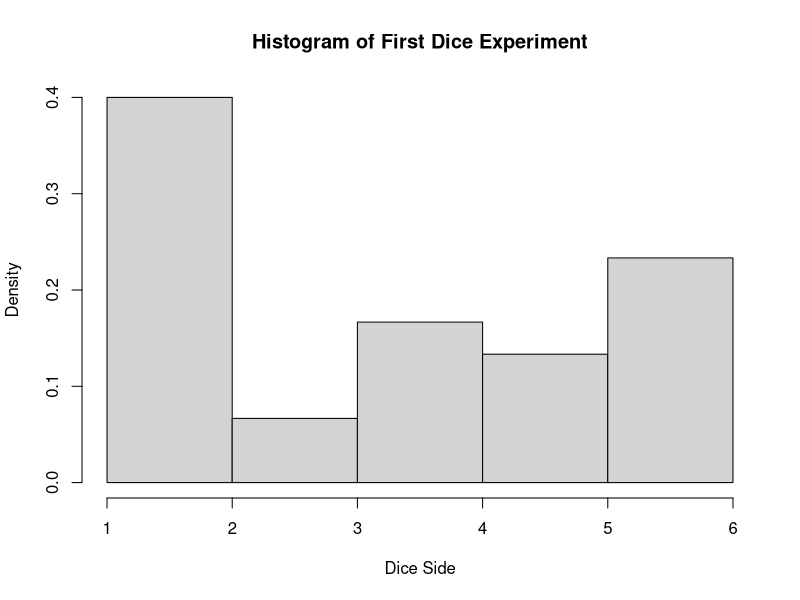
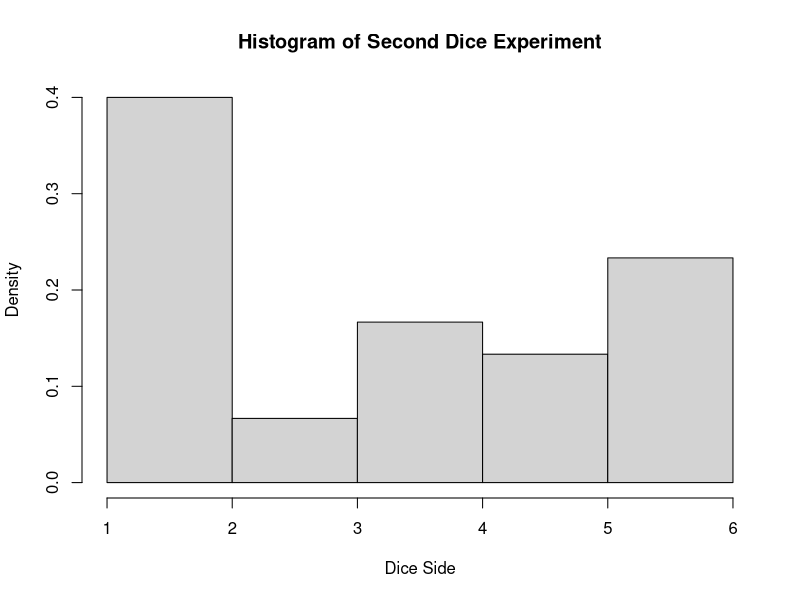
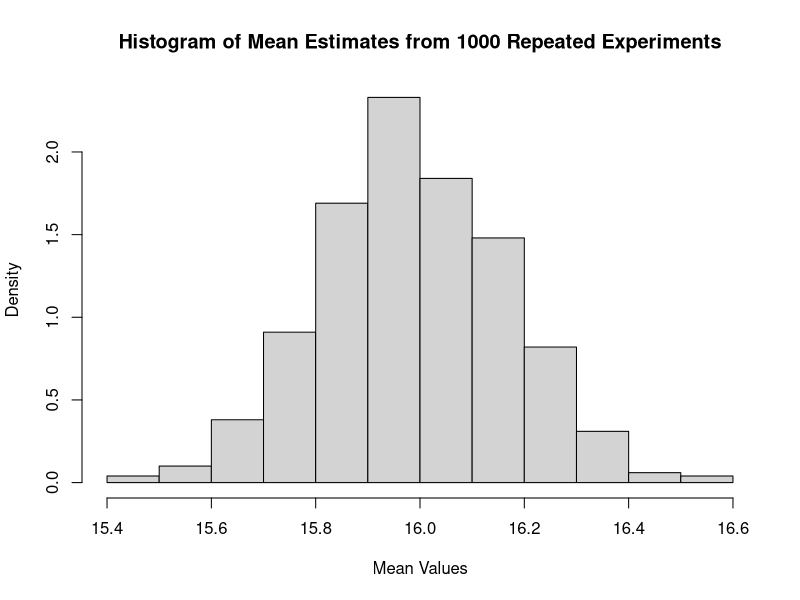

The R source for these figures, in order: (Note: this script raises an error after producing the figures.)
# Do not remove any of the comments. These are marked by #

# HW 6 - Due Wednesday Oct 31, 2018 in moodle and hardcopy in class.

# (1). Please upload R code and report to Moodle with filename: HW7_IS457_YourCourseID.
# (2). Turn in hard copy of your report in class.

# Please ensure that no identifying information (other than your class ID) is on your paper copy.

# Part 1: Unfair Dice Simulation 
## A die is not necessarily fair, in which case the probabilities for 6 sides are different.
## We will look at a way to simulate unfair dice rolls in R

##(1) Draw independently from a 6-side die with probability 2/7 for a six and 1/7 for others 30 times, 
## and save your result in a vector called roll1, make a histogram for the empirical density. (2 pt)

### Your code here
roll1<-sample(1:6, 30, replace=TRUE, prob = c(1/7,1/7,1/7,1/7,1/7,2/7))
hist(roll1, freq = FALSE, xlab = "Dice Side", main = "Histogram of First Dice Experiment")


##(2) Now, draw independently from a 6-side die with probability 2/7 for a six and 1/7 for others 3000 times, 
## and save your result in vector roll2, make a histogram for the empirical density. (2 pt)

### Your code here
roll2 <- sample(1:6, 3000, replace=TRUE, prob = c(1/7,1/7,1/7,1/7,1/7,2/7))
hist(roll1, freq = FALSE, xlab = "Dice Side", main = "Histogram of Second Dice Experiment")


##(3) What do you conclude from comparing these two plots? (2 pts)

### Your answer here
#From observing the two histograms, I see that even though the trial has been repeated a lot more times, we see the same density due to a consistent "loading" of the "die". 


# Part 2: Monte Carlo Simulation 
## We will use the simulation techniques (Monte Carlo) introduced in class to generate confidence intervals for 
## our estimates of the distribution mean

##(1) As we will generate random numbers, to ensure reproducibility, please set the seed as 457.(1 pt)
## NOTE: make sure you run the seed command EVERY time you sample something

### Your code here
set.seed(457)    

##(2) For this simulation problem, we will sample data from the binomial distribution with parameters n and p. 

## First, we will estimate an individual experiment.

##(a) Generate 100 observations of test data from the binomial distribution, with 20 trials and 0.8 probability and name it test_sample. (1 pt)

### Your code here
test_sample <- rbinom(100, 20, 0.8)

##(b) What is your estimate of the mean for the test data? call your estimate X_hat. What is the exact mean (use the formula to calculate mean 
## for a binomial dist)? are they close? what does this say about our random generation?(4 pts)

### Your code here
X_hat <- mean(test_sample)
20*0.8

## Your answer
#The estimated mean and the actual mean are close. This means our random generation does not completely accurately display the binomial distribution. 

##(c) What is the 95% confidence interval for X_hat? (2 pts)

### Your code here
X_hat+1.96*sd(test_sample)
X_hat-1.96*sd(test_sample)

##(3) Now use simulation technique to estimate the distribution of X_hat and create confidence intervals for it.

##(a) Form a set of X_hat's by repeating B = 1000 times the individual experiment. (2 pts)
## HINT: You may want to create a matrix to save those values.

### Your code here
set.seed(457)
x_hat_experiment <- matrix(replicate(1000, rbinom(100, 20, 0.8)), nrow = 1000, ncol = 100, byrow = TRUE)


##(b) Get an estimate for the mean of the X_hat's for each experiment in (3)(a) and save it to a vector X_hat_estimate (length B vector).(1 pt)

### Your code here
x_hat_estimate <- apply(x_hat_experiment, 1, FUN=mean)

##(c) Now use X_hat_estimate to create a "sampling distribution" for X_hat, and create a histogram to show the
## distribution. Does the distribution look normal (what are the essential elements of normal dist)? how can you tell?
## if yes, what does it say about our random generation? (4 pts)

### Your code here
hist(x_hat_estimate, freq = FALSE, xlab = "Mean Values", main = "Histogram of Mean Estimates from 1000 Repeated Experiments")

### Your answer here
#The histogram of the mean values of the distributions appears to be a normal distribution. This shows that our random generation is pretty consistent in generating sample distributions with similar values that are closely related to each other. 


##(d) Now as we have a simulated sampling distribution of X_hat, we could empirically calculate the standard error using the
## X_hat_estimate. What is your 95% confidence interval?(2 pts)
## Notice here the standard error is indeed the standard deviation

### Your code here
mean(x_hat_estimate)+1.96*sd(x_hat_estimate)
mean(x_hat_estimate)-1.96*sd(x_hat_estimate)


##(4) We made some decisions when we used the simulation above that we can now question. 
## Repeat the above creation of a confidence interval in (3) for a range of settings 
## (we had our sample size fixed at 100) 
## and a range of B values (we had B fixed at 1000). 
## Suppose the sample size varies (100, 200, 300, . . . . , 1000) and B varies (1000, 2000, . . . , 10000). 
## You will likely find it useful to write functions to carry out these calculations.
## Your final output should be upper and lower pairs for the confidence intervals produced using the bootstrap
## method for each value of sample size and B.

##(a) Generalize (3) into a function, and vary inputs of sample size and B as we did above. (5 pts)

### Your code here
custom_CI_function <- function(samplesize, B){
  set.seed(457)
  experiment<-matrix(replicate(B, rbinom(samplesize, 20, 0.8)), nrow = B, ncol = samplesize, byrow = TRUE)
  experiment_means<-apply(experiment, 1, mean)
  CI<-c(mean(experiment_means)+1.96*sd(experiment_means), mean(experiment_means)-1.96*sd(experiment_means), mean(experiment_means))
  return(CI)
}
custom_CI_function(100, 1000)

##(5) Use the function errbar() in Hmisc package.
## Plot your confidence interval limits to compare the effect of changing the sample size and 
## changing the number of simulation replications B (10 pts).
## What do you conclude? (4 pts)

### Your code here
sampsize<-c(100,200,300,400,500,600,700,800,900,1000)
B<-c(1000,2000,3000,4000,5000,6000,7000,8000,9000,10000)

CIB<-list()
CISS<-list()
uboundb<-c()
lboundb<-c()
meanb<-c()
ubounds<-c()
lbounds<-c()
means<-c()

for(i in 1:length(B)){
  CIB[[i]]<-custom_CI_function(100, B[i])
}
for(j in 1:length(sampsize)){
  CISS[[j]]<-custom_CI_function(sampsize[j],1000)
}

for(k in 1:length(CIB)){
  uboundb[k]<-CIB[[k]][1]
  lboundb[k]<-CIB[[k]][2]
  meanb[k]<-CIB[[k]][3]
}

for(l in 1:length(CISS)){
  ubounds[l]<-CISS[[l]][1]
  lbounds[l]<-CISS[[l]][2]
  means[l]<-CISS[[l]][3]
}

errbar(x=B, y=meanb, yplus=uboundb, yminus = lboundb)
title(main = "Changing B CI Plot", ylab="Means and CI")

errbar(x=sampsize, y=means, yplus=ubounds, yminus = lbounds)
title(main= "Changing Sample Size CI Plot", ylab = "Means and CI")
